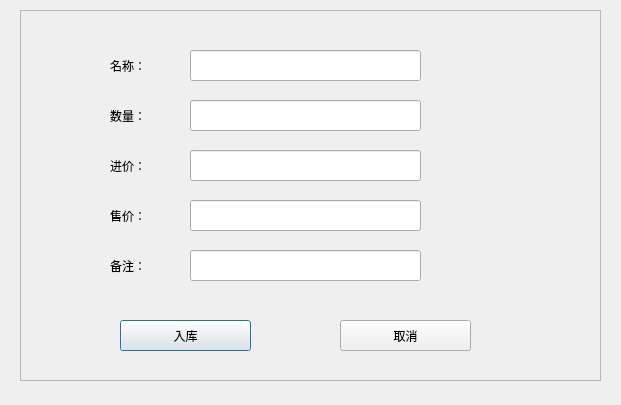
<?xml version="1.0" encoding="UTF-8"?>
<ui version="4.0">
 <class>AddNew</class>
 <widget class="QDialog" name="AddNew">
  <property name="geometry">
   <rect>
    <x>0</x>
    <y>0</y>
    <width>621</width>
    <height>405</height>
   </rect>
  </property>
  <property name="windowTitle">
   <string>Dialog</string>
  </property>
  <widget class="QFrame" name="frame">
   <property name="geometry">
    <rect>
     <x>20</x>
     <y>10</y>
     <width>581</width>
     <height>371</height>
    </rect>
   </property>
   <property name="frameShape">
    <enum>QFrame::StyledPanel</enum>
   </property>
   <property name="frameShadow">
    <enum>QFrame::Raised</enum>
   </property>
   <widget class="QLabel" name="label_3">
    <property name="geometry">
     <rect>
      <x>90</x>
      <y>140</y>
      <width>71</width>
      <height>31</height>
     </rect>
    </property>
    <property name="text">
     <string>进价：</string>
    </property>
   </widget>
   <widget class="QLabel" name="label_4">
    <property name="geometry">
     <rect>
      <x>90</x>
      <y>190</y>
      <width>71</width>
      <height>31</height>
     </rect>
    </property>
    <property name="text">
     <string>售价：</string>
    </property>
   </widget>
   <widget class="QLabel" name="label_5">
    <property name="geometry">
     <rect>
      <x>90</x>
      <y>240</y>
      <width>71</width>
      <height>31</height>
     </rect>
    </property>
    <property name="text">
     <string>备注：</string>
    </property>
   </widget>
   <widget class="QLineEdit" name="costPrice">
    <property name="geometry">
     <rect>
      <x>170</x>
      <y>140</y>
      <width>231</width>
      <height>31</height>
     </rect>
    </property>
   </widget>
   <widget class="QLineEdit" name="salePrice">
    <property name="geometry">
     <rect>
      <x>170</x>
      <y>190</y>
      <width>231</width>
      <height>31</height>
     </rect>
    </property>
   </widget>
   <widget class="QLineEdit" name="more">
    <property name="geometry">
     <rect>
      <x>170</x>
      <y>240</y>
      <width>231</width>
      <height>31</height>
     </rect>
    </property>
   </widget>
   <widget class="QLineEdit" name="numberPutIn">
    <property name="geometry">
     <rect>
      <x>170</x>
      <y>90</y>
      <width>231</width>
      <height>31</height>
     </rect>
    </property>
   </widget>
   <widget class="QLabel" name="label_6">
    <property name="geometry">
     <rect>
      <x>90</x>
      <y>90</y>
      <width>71</width>
      <height>31</height>
     </rect>
    </property>
    <property name="text">
     <string>数量：</string>
    </property>
   </widget>
   <widget class="QLineEdit" name="namePutIn">
    <property name="geometry">
     <rect>
      <x>170</x>
      <y>40</y>
      <width>231</width>
      <height>31</height>
     </rect>
    </property>
   </widget>
   <widget class="QLabel" name="label_7">
    <property name="geometry">
     <rect>
      <x>90</x>
      <y>40</y>
      <width>71</width>
      <height>31</height>
     </rect>
    </property>
    <property name="text">
     <string>名称：</string>
    </property>
   </widget>
   <widget class="QPushButton" name="addIn">
    <property name="geometry">
     <rect>
      <x>100</x>
      <y>310</y>
      <width>131</width>
      <height>31</height>
     </rect>
    </property>
    <property name="text">
     <string>入库</string>
    </property>
   </widget>
   <widget class="QPushButton" name="cencleIn">
    <property name="geometry">
     <rect>
      <x>320</x>
      <y>310</y>
      <width>131</width>
      <height>31</height>
     </rect>
    </property>
    <property name="text">
     <string>取消</string>
    </property>
   </widget>
  </widget>
 </widget>
 <resources/>
 <connections/>
</ui>
